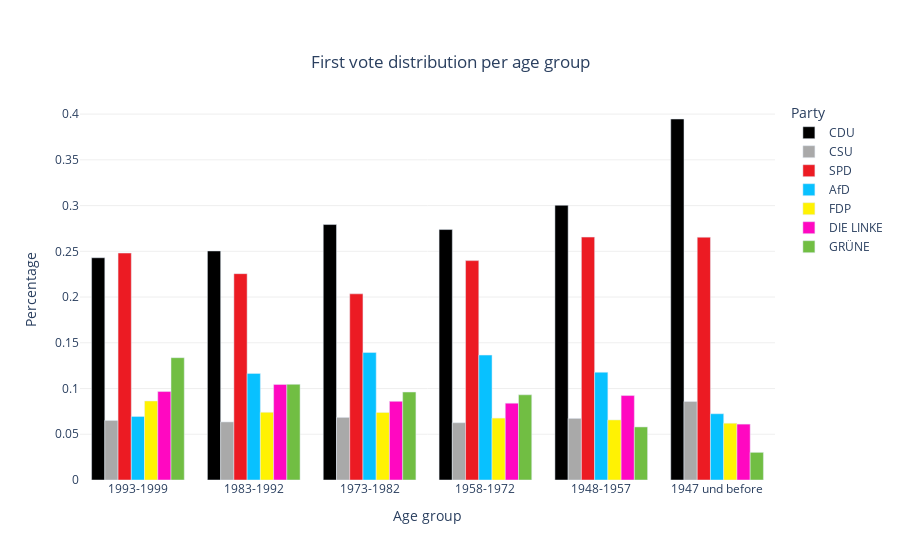

Source (notebook cell):
### Code cell
age_generations = ['1993-1999', '1983-1992', '1973-1982', '1958-1972', '1948-1957', '1947 und before']
fig = go.Figure(data=[
    go.Bar(name='CDU', x=age_generations, y=age_voters['CDU_norm'][1:7], marker_color=colors_parties['CDU/CSU']),
    go.Bar(name='CSU', x=age_generations, y=age_voters['CSU_norm'][1:7], marker_color='darkgray'),
    go.Bar(name='SPD', x=age_generations, y=age_voters['SPD_norm'][1:7], marker_color=colors_parties['SPD']),
    go.Bar(name='AfD', x=age_generations, y=age_voters['AfD_norm'][1:7], marker_color=colors_parties['AFD']),
    go.Bar(name='FDP', x=age_generations, y=age_voters['FDP_norm'][1:7], marker_color=colors_parties['FDP']),
    go.Bar(name='DIE LINKE', x=age_generations, y=age_voters['DIE LINKE_norm'][1:7], marker_color=colors_parties['DIE LINKE']),
    go.Bar(name='GRÜNE', x=age_generations, y=age_voters['GRÜNE_norm'][1:7], marker_color=colors_parties['BÜNDNIS 90/DIE GRÜNEN']),

])

fig.update_layout(plot_bgcolor="white",
                  title={
                    'text': 'First vote distribution per age group', 
                    'y':0.9,
                    'x':0.5,
                    'xanchor': 'center',
                    'yanchor': 'top'},
                  legend={
                      'title': 'Party'
                  }
                  )
    
fig.update_yaxes(showgrid=True, gridwidth=1, gridcolor='#efefef', zeroline=True, title_text='Percentage')
fig.update_xaxes(title_text='Age group')

fig.show()

### Figure 1 — Plotly figure (JSON) as saved in the notebook; plotly's stock layout.template omitted (floating-point values rounded to 4 significant figures)
{"data": [{"marker": {"color": "#000000"}, "name": "CDU", "type": "bar", "x": ["1993-1999", "1983-1992", "1973-1982", "1958-1972", "1948-1957", "1947 und before"], "y": [0.243, 0.2504, 0.2793, 0.2738, 0.3003, 0.3947]}, {"marker": {"color": "darkgray"}, "name": "CSU", "type": "bar", "x": ["1993-1999", "1983-1992", "1973-1982", "1958-1972", "1948-1957", "1947 und before"], "y": [0.06512, 0.06351, 0.06845, 0.06264, 0.06739, 0.08594]}, {"marker": {"color": "#ec1b23"}, "name": "SPD", "type": "bar", "x": ["1993-1999", "1983-1992", "1973-1982", "1958-1972", "1948-1957", "1947 und before"], "y": [0.2481, 0.2256, 0.2035, 0.2398, 0.2656, 0.2654]}, {"marker": {"color": "#08c1ff"}, "name": "AfD", "type": "bar", "x": ["1993-1999", "1983-1992", "1973-1982", "1958-1972", "1948-1957", "1947 und before"], "y": [0.06944, 0.1165, 0.1394, 0.1366, 0.1178, 0.07245]}, {"marker": {"color": "#fff203"}, "name": "FDP", "type": "bar", "x": ["1993-1999", "1983-1992", "1973-1982", "1958-1972", "1948-1957", "1947 und before"], "y": [0.08638, 0.074, 0.07389, 0.06767, 0.06568, 0.06208]}, {"marker": {"color": "#ff08c1"}, "name": "DIE LINKE", "type": "bar", "x": ["1993-1999", "1983-1992", "1973-1982", "1958-1972", "1948-1957", "1947 und before"], "y": [0.09669, 0.1045, 0.08596, 0.08403, 0.09232, 0.0611]}, {"marker": {"color": "#71be43"}, "name": "GRÜNE", "type": "bar", "x": ["1993-1999", "1983-1992", "1973-1982", "1958-1972", "1948-1957", "1947 und before"], "y": [0.1337, 0.1046, 0.09618, 0.09313, 0.05801, 0.03023]}], "layout": {"legend": {"title": {"text": "Party"}}, "plot_bgcolor": "white", "title": {"text": "First vote distribution per age group", "x": 0.5, "xanchor": "center", "y": 0.9, "yanchor": "top"}, "xaxis": {"title": {"text": "Age group"}}, "yaxis": {"gridcolor": "#efefef", "gridwidth": 1, "showgrid": true, "title": {"text": "Percentage"}, "zeroline": true}}}
